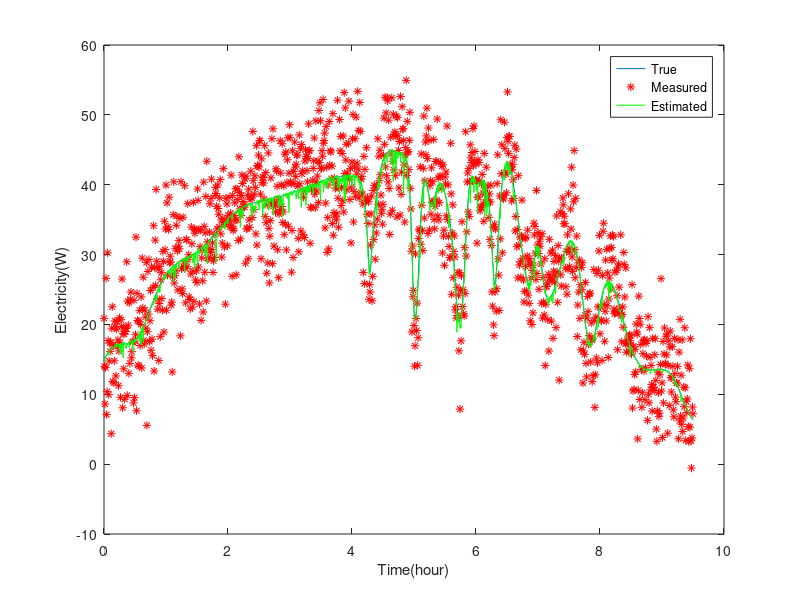
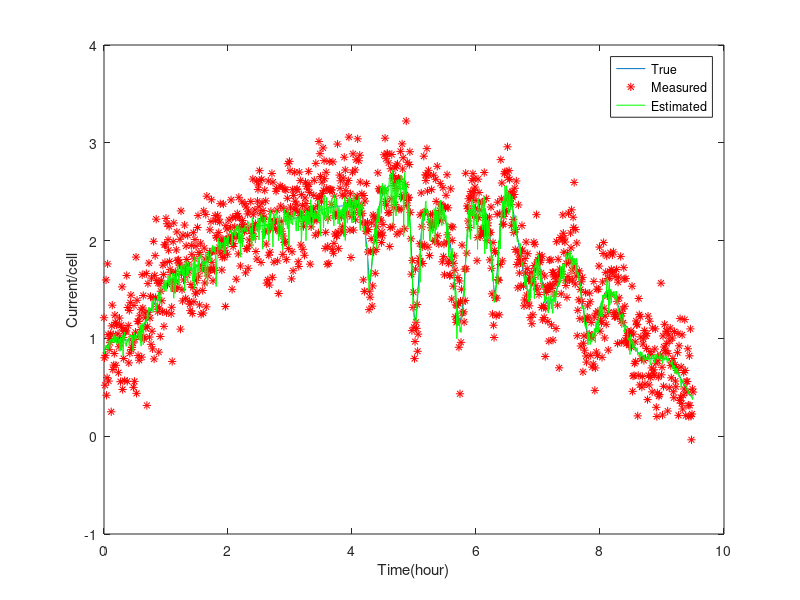
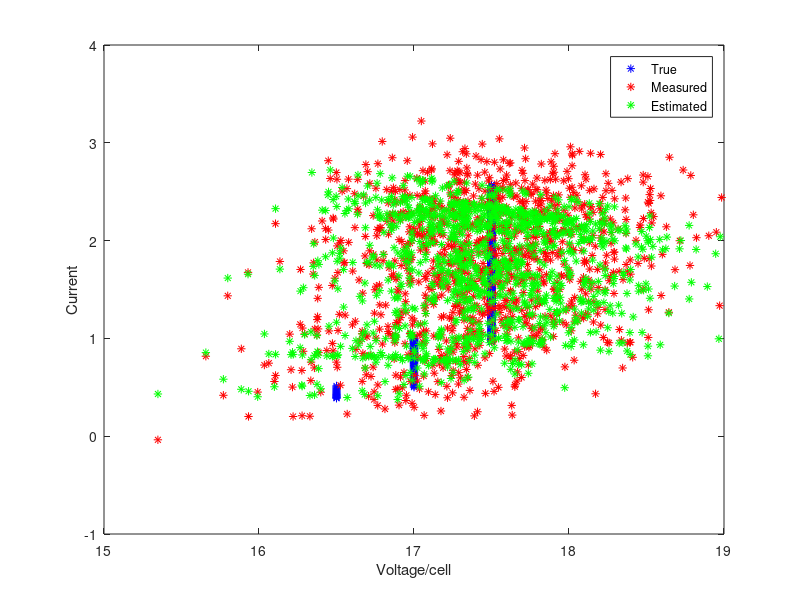
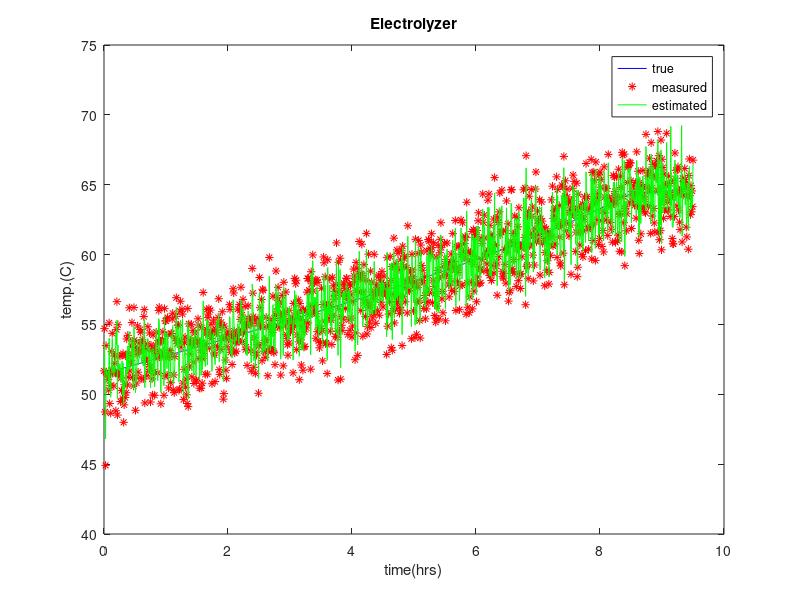

These figures' MATLAB source, in order:
%%-----------------------SOLAR PANEL SPECS----------------%%
Pmp_ref = 49;
Imp_ref = 2.88;
Vmp_ref = 17;
Isc_ref = 3.11;
Voc = 21.8;
a_ref = 1.2;
G_ref = 1000;
Iph_ref = Isc_ref;
Io_ref = Isc_ref*exp(-Voc/a_ref);
Rp_ref = 3244.6;%%calculated from the previous code
Rs_ref = 0.571;%%calculatedfrom the previous code

%%-------------Hydrogen generation Electrolyzer(PHOEBUS) SPECS-----------
Rt = 0.167; %CW^-1
Ct = 625; %KJC^-1
Ta = 20; %ambient temp
Tcw = 14.5; %cooling water inlet temp.
T_in = 51.7; %initial temp of electrolyzer 
eta_c = 21; %no. of cells in series
Ccw = 0.004186; %KJ.C^-1.g^-1
F = 0.6; %Nm^3/h 
tao_t = 29; %h
U_tn = 1.482; %thermal Voltage

rUI = [ 1.1211e-005  -3.0071e-004];
sUI = [-0.0024638   0.2772353];
tUI = [ -3.9527e-004  5.6183e-002  -1.4421e+000];
UrevUI = [-8.182e-004, 1.249];

%%------------FUEL CELL SPECS-----%%
U_FCo = 33.18; %V
e1 = -0.013; %V.C^*1
e2 = -1.57; %V.C^-1
I_FCo = 8.798; %A
R_FC = -2.04; %ohm.C^-1
N_FC = 35;
C_H2 = 2.39; %Ah/l_conversion coefficient for hydrogen
eta_FC = 0.7; %utilization factor


%%--------------DATA-----------%%
load('Ts_30.mat');
% t = xlsread('data_central','Sheet2','A3:A573');
% G = xlsread('data_central','Sheet2','B3:B573');
% V_solar = xlsread('data_central','Sheet2','C3:C573');
% I_solar = xlsread('data_central','Sheet2','D3:D573');
% P_solar = V_solar.*I_solar;
% 
% V_electro = xlsread('data_central','Sheet2','E3:E573');
% I_electro = xlsread('data_central','Sheet2','F3:F573');
% T = xlsread('data_central','Sheet2','G3:G573');
% P_electro = V_electro.*I_electro/1000;
% 
% m = length(Time);
% 
% U_FC = xlsread('data_central','Sheet2','H3:H573');
% I_FC = xlsread('data_central','Sheet2','I3:I573');
% Hyd = 0.1*ones(m,1); % kmol/hr
% P_FC = U_FC.*I_FC/1000;



%%----GENERATING MEASURED DATA-------------%%
MV_solar = V_solar + 0.5*randn(m,1) ;%% normal noise of standard deviation 0.2
MI_solar = I_solar + 0.3*randn(m,1); %% normal noise of standard deviation 0.1
MP_solar = MV_solar.*MI_solar;

%%assuming no error in electrolyzer's voltage
MT = T + 2*randn(m,1) ;%% normal noise of standard deviation 0.2
MI_electro = I_electro + 3*randn(m,1); %% normal noise of standard deviation 0.1
MP_electro = V_electro(1:m).*MI_electro/1000; %%(kW)

MHyd = Hyd +  0.01*randn(m,1);
MU_FC = U_FC + randn(m,1); 
MP_FC = I_FC.*MU_FC/1000;  %%(kW) 

%%----------PARAMETERS FOR STATE ESTIMATION-------%%

                    %--SOLAR

Var_solar = [0.25 ,0;0, 0.01];
A_solar = zeros(2,1);
Iph = G.*Iph_ref/G_ref; %%Assume the cell temp. = ref cell temp. = 25C
Io = Io_ref;
a = a_ref;
Rs = Rs_ref;%%assumption
Rp = Rp_ref*G_ref./G;

                   %--ELECTROLYZER

Ts = 0.5/60;%%sampling time
P = [0.01 , 0 ; 0, 0.02];
Q = 0.1;
R = [0.1,0;0,0.5];
EI_elec = zeros(m,1);
ET = zeros(m,1);


                       %--FUEL CELL

T_FC = 298;                      
Var_FC = [0.0001,0;0, 1];
A_FC = zeros(2,1);

tic();
%%---------STATE ESTIMATION--------------%%

for i=1:m

               %%----SOLAR------%%
I = MI_solar(i);
V = MV_solar(i);
y_cap = [I;V];

 for j=1:4
  V = y_cap(2);
  I = y_cap(1);
  A_solar = [ -(Io*Rs/a)*exp((V+I*Rs)/a)-Rs/Rp(i)-1 ,  -(Io/a)*exp((V + I*Rs)/a)-1/Rp(i) ];
  f = Iph(i) - Io*(exp((V+I*Rs)/a) -1) -(V+I*Rs)/Rp(i) - I;
  y = y_cap - Var_solar*(A_solar')*(inv(A_solar*Var_solar*A_solar'))*f;
  y_cap = y;
 end
EP_solar(i) = y(1)*y(2);
EI_solar(i) = y(1);
EV_solar(i) = y(2);

             %%-----Hydrogen generation Electrolyzer(PHOEBUS)-----%%
%% assume that we are getting correct values of voltage
 if(i==1)
  EI_elec(i) = MI_electro(1);
  ET(i) = MT(1);
  EP_elec(i) = EI_elec(i)*V_electro(i)/1000;

 else 
  i   
  A = -1/29 - 1000000*0.6*(0.004186/625)*(1 - exp(-0.00000036*(9.955+0.0091935*EI_elec(i-1))/(0.6*0.004186)));
  B = 3.6*21*(V_electro(i-1) -1.482)/625 - 3.6*(0.0091935/625)*(ET(i-1) - 14.5)*exp(-0.00000036*(9.955 + 0.0091935*EI_elec(i-1))/(0.6*0.004186));
  C = UrevUI(1) + rUI(1)*(EI_elec(i-1)/2.5) + (polyval(sUI,ET(i-1))/(polyval(tUI,ET(i-1))*(EI_elec(i-1)/2.5) + 1))*(2*tUI(1)*ET(i-1) + tUI(2))*(EI_elec(i-1)/2.5) + sUI(1)*log(polyval(tUI,ET(i-1))*(EI_elec(i-1)/2.5) + 1);
  D = polyval(rUI,ET(i-1))/2.5 + polyval(sUI,ET(i-1))*((polyval(tUI,ET(i-1)))/(polyval(tUI,ET(i-1))*EI_elec(i-1) + 2.5));

  A_aug = [A,B ; -inv(D)*C*A, -inv(D)*C*B];
  phi = exp(A_aug.*Ts); 
  Ty = [1; -inv(D)*C];
  %%Predication Step
   Gf = exp(A*Ts);
   H = (Gf -1)*B*inv(A);
   ET(i) = Gf*ET(i-1) + H*EI_elec(i-1);
   UI = @(x)polyval(UrevUI,ET(i)) + polyval(rUI,ET(i))*x + polyval(sUI,ET(i))*log(polyval(tUI,ET(i))*x + 1) - V_electro(i-1);
   EI_elec(i) = (fsolve(UI, 45))*2.5;
   x_elec = [ET(i);EI_elec(i)];
   
   P = phi*P*(phi') + Ty*Q*Ty';

  %%kalman Gain
   H = [1,0;0,1];
   L = P*H'*inv(H*P*H' + R);

  %%update
   x_elec = x_elec + L*([MT(i);MI_electro(i)] - H*x_elec);
   ET(i) = x_elec(1);  
   %ET(i) = ET(i) + L(1)*(MT(i) - ET(i));
   EI_elec(i) = fsolve(UI, 40)*2.5;
   P = (eye(2) - L*H)*P;
   EP_elec(i) = EI_elec(i)*V_electro(i)/1000;
   TP_elec(i) = 21*EP_elec(i);
 end


             %%-------FUEL CELL--------%%
 y_cap = [MHyd(i); MU_FC(i)];

 for j=1:20
  x= y_cap;
  A_FC = [1 , 0; 0, -1];
  f = [x(1) - eta_FC*N_FC*I_FC(i)*0.09/(2000*C_H2); U_FCo + e1*T_FC + e2*log(I_FC(i)/I_FCo) + R_FC*I_FC(i)/T_FC - x(2)];
  y = y_cap - Var_FC*(A_FC')*(inv(A_FC*Var_FC*A_FC'))*f;
  y_cap = y;
 end
 EU_FC(i) = y(2);
 EHyd(i) = y(1);
 EI_FC(i) = 2000*C_H2*EHyd(i)/(N_FC*0.09*eta_FC);
 EP_FC(i) = EI_FC(i)*EU_FC(i)/1000; 

end

%% -------------MSE calculations ----------------%%
RMSE_PEsolar = (immse(P_solar,EP_solar'))^0.5
RMSE_PMsolar = (immse(P_solar,MP_solar))^0.5
RMSE_IMsolar = (immse(I_solar,MI_solar))^0.5
RMSE_IEsolar = (immse(I_solar,EI_solar'))^0.5
RMSE_VMsolar = (immse(V_solar,MV_solar))^0.5
RMSE_VEsolar = (immse(V_solar,EV_solar'))^0.5

RMSE_TM = (immse(T,MT))^0.5
RMSE_TE = (immse(T,ET))^0.5
RMSE_IMelec = (immse(I_electro,MI_electro))^0.5
RMSE_IEelec = (immse(I_electro,EI_elec))^0.5
RMSE_PEelec = (immse(P_electro,EP_elec'))^0.5

RMSE_PMFC = (immse(P_FC, MP_FC))^0.5
RMSE_PEFC = (immse(P_FC,EP_FC'))^0.5
RMSE_UMFC = (immse(U_FC,MU_FC))^0.5
RMSE_UEFC = (immse(U_FC,EU_FC'))^0.5
RMSE_VMHyd = (immse(Hyd,MHyd))^0.5
RMSE_VEHyd = (immse(Hyd,EHyd'))^0.5

elapsed_time = toc()
Computation_time = cputime()


figure(1)
plot(t,P_solar,t,MP_solar,'r*',t,EP_solar,'-g')
legend('True','Measured','Estimated')
xlabel('Time(hour)')
ylabel('Electricity(W)')

figure(2)
plot(t,I_solar,t,MI_solar,'r*',t,EI_solar,'g-');
legend('True','Measured','Estimated')
xlabel('Time(hour)');
ylabel('Current/cell')

figure(3)
plot(V_solar,I_solar,'b*',MV_solar,MI_solar,'r*',EV_solar,EI_solar,'g*');
legend('True','Measured','Estimated')
ylabel('Current');
xlabel('Voltage/cell')

figure(4)
plot(t,T,'-b',t,MT,'r*',t,ET,'-g')
xlabel('time(hrs)')
ylabel('temp.(C)')
legend('true','measured','estimated')
title('Electrolyzer')
%print -color -depsc figure4.eps

figure(5)
plot(t,I_electro,'-b',t,MI_electro,'r*',t,EI_elec,'-g')
xlabel('time(hrs)')
ylabel('Current(A)')
legend('true','measured','estimated')
title('Electrolyzer')
%print -color -depsc figure5.eps 

figure(6)
plot(t,P_electro,'-b',t,MP_electro,'r*',t,EP_elec,'-g')
xlabel('time(hrs)')
ylabel('Power(KW)')
legend('true','measured','estimated')
title('Electrolyzer/Cell')

figure(8)
plot(t,P_FC,'-b',t,MP_FC,'r*',t,EP_FC,'-g')
xlabel('time(hrs)')
ylabel('Power(kW)')

figure(9)
plot(t,U_FC,'-b',t,MU_FC,'r*',t,EU_FC,'-g')
legend('true','Measured','Estimated')
xlabel('time(hrs)')
ylabel('Voltage')

figure(10)
plot(t,I_FC,'-b',t,EI_FC,'-g')
legend('true','Estimated')
xlabel('time(hrs)')
ylabel('Current')

figure(11)
plot(t,Hyd,'-b',t,MHyd,'r*',t,EHyd,'-g')
legend('true','measured','estimated')
xlabel('time(hrs)')
ylabel('Hydrogen flow rate(kmol/hr)')
